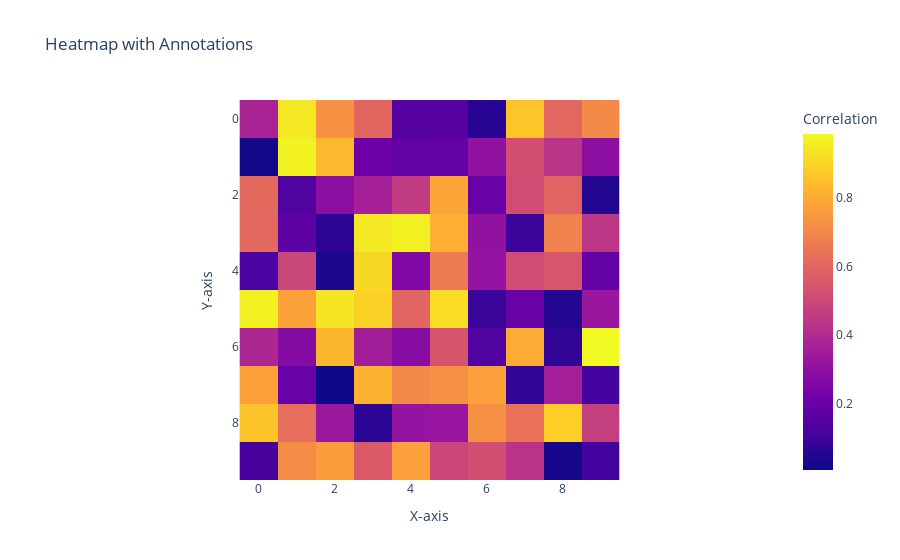

Notebook code cell kept with this figure:
### Code cell
# Example 8: Heatmap with Annotations

import plotly.express as px
import numpy as np
# Generate sample data
np.random.seed(42)
corr_matrix = np.random.rand(10, 10)
# Create a heatmap with annotations
fig = px.imshow(corr_matrix, labels=dict(x="X-axis", y="Y-axis", color="Correlation"), title='Heatmap with Annotations')
# Show the plot
fig.show()

### Figure 1 — Plotly figure (JSON) as saved in the notebook; plotly's stock layout.template omitted (floating-point values rounded to 4 significant figures)
{"data": [{"coloraxis": "coloraxis", "hovertemplate": "X-axis: %{x}<br>Y-axis: %{y}<br>Correlation: %{z}<extra></extra>", "name": "0", "type": "heatmap", "xaxis": "x", "yaxis": "y", "z": [[0.3745, 0.9507, 0.732, 0.5987, 0.156, 0.156, 0.05808, 0.8662, 0.6011, 0.7081], [0.02058, 0.9699, 0.8324, 0.2123, 0.1818, 0.1834, 0.3042, 0.5248, 0.4319, 0.2912], [0.6119, 0.1395, 0.2921, 0.3664, 0.4561, 0.7852, 0.1997, 0.5142, 0.5924, 0.04645], [0.6075, 0.1705, 0.06505, 0.9489, 0.9656, 0.8084, 0.3046, 0.09767, 0.6842, 0.4402], [0.122, 0.4952, 0.03439, 0.9093, 0.2588, 0.6625, 0.3117, 0.5201, 0.5467, 0.1849], [0.9696, 0.7751, 0.9395, 0.8948, 0.5979, 0.9219, 0.08849, 0.196, 0.04523, 0.3253], [0.3887, 0.2713, 0.8287, 0.3568, 0.2809, 0.5427, 0.1409, 0.8022, 0.07455, 0.9869], [0.7722, 0.1987, 0.005522, 0.8155, 0.7069, 0.729, 0.7713, 0.07404, 0.3585, 0.1159], [0.8631, 0.6233, 0.3309, 0.06356, 0.311, 0.3252, 0.7296, 0.6376, 0.8872, 0.4722], [0.1196, 0.7132, 0.7608, 0.5613, 0.771, 0.4938, 0.5227, 0.4275, 0.02542, 0.1079]]}], "layout": {"coloraxis": {"colorbar": {"title": {"text": "Correlation"}}, "colorscale": [[0, "#0d0887"], [0.1111, "#46039f"], [0.2222, "#7201a8"], [0.3333, "#9c179e"], [0.4444, "#bd3786"], [0.5556, "#d8576b"], [0.6667, "#ed7953"], [0.7778, "#fb9f3a"], [0.8889, "#fdca26"], [1, "#f0f921"]]}, "title": {"text": "Heatmap with Annotations"}, "xaxis": {"anchor": "y", "constrain": "domain", "domain": [0, 1], "scaleanchor": "y", "title": {"text": "X-axis"}}, "yaxis": {"anchor": "x", "autorange": "reversed", "constrain": "domain", "domain": [0, 1], "title": {"text": "Y-axis"}}}}
